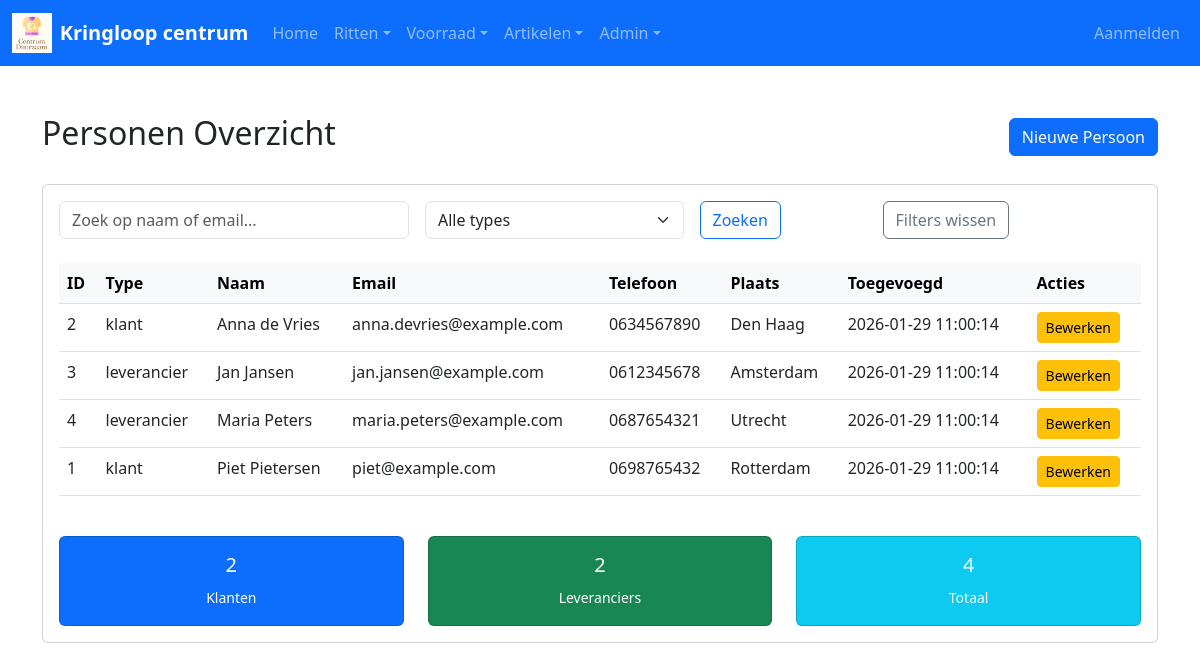
/admin/list_personen.php, run on the app's committed database.
### tables this page shows
CREATE TABLE `personen` (
  `id` int NOT NULL,
  `type` enum('klant','leverancier') NOT NULL DEFAULT 'klant',
  `voornaam` varchar(100) NOT NULL,
  `achternaam` varchar(100) NOT NULL,
  `adres` varchar(255) NOT NULL,
  `plaats` varchar(100) NOT NULL,
  `postcode` varchar(10) NOT NULL,
  `email` varchar(255) NOT NULL,
  `telefoon` varchar(20) NOT NULL,
  `geboortedatum` date DEFAULT NULL,
  `datum_ingevoerd` datetime DEFAULT CURRENT_TIMESTAMP,
  `actief` tinyint(1) DEFAULT 1
);

### admin/list_personen.php (the view, shortened to what this page needs)
<?php
require_once '../includes/db.php';
$search = $_GET['search'] ?? '';
$sql = "SELECT * FROM personen WHERE actief = 1";
$params = [];
$sql .= " ORDER BY achternaam, voornaam";
$stmt = $pdo->prepare($sql);
$stmt->execute($params);
$personen = $stmt->fetchAll(PDO::FETCH_ASSOC);
include '../includes/header.php';
?>
<div class="container my-5">
    <div class="d-flex justify-content-between align-items-center mb-4">
        <h2>Personen Overzicht</h2>
        <a href="add_persoon.php" class="btn btn-primary">Nieuwe Persoon</a>
    </div>
    <div class="card">
        <div class="card-body">
            <form method="GET" class="row g-3 mb-4">
                <div class="col-md-4">
                    <input type="text" name="search" value="<?php echo htmlspecialchars($search); ?>" class="form-control" placeholder="Zoek op naam of email...">
                </div>
                <div class="col-md-3">
                    <select name="type" class="form-select">
                        <option value="">Alle types</option>
                    </select>
                </div>
                <div class="col-md-2">
                    <button type="submit" class="btn btn-outline-primary">Zoeken</button>
                </div>
                <div class="col-md-3">
                    <a href="list_personen.php" class="btn btn-outline-secondary">Filters wissen</a>
                </div>
            </form>
            <div class="table-responsive">
                <table class="table table-hover">
                    <thead class="table-light">
                        <tr>
                            <th>ID</th>
                            <th>Type</th>
                            <th>Naam</th>
                            <th>Email</th>
                            <th>Telefoon</th>
                            <th>Plaats</th>
                            <th>Toegevoegd</th>
                            <th>Acties</th>
                        </tr>
                    </thead>
                    <tbody>
                        <?php if (empty($personen)): ?>
                            <tr>
                                <td colspan="8" class="text-center text-muted">Geen personen gevonden</td>
                            </tr>
                        <?php else: ?>
                            <?php foreach ($personen as $persoon): ?>
                                <tr>
                                    <td><?php echo $persoon['id']; ?></td>
                                    <td><?php echo $persoon['type']; ?></td>
                                    <td><?php echo $persoon['voornaam'] . ' ' . $persoon['achternaam']; ?></td>
                                    <td><?php echo $persoon['email']; ?></td>
                                    <td><?php echo $persoon['telefoon']; ?></td>
                                    <td><?php echo $persoon['plaats']; ?></td>
                                    <td><?php echo $persoon['datum_ingevoerd']; ?></td>
                                    <td>
                                        <a href="edit_persoon.php?id=<?php echo $persoon['id']; ?>" class="btn btn-sm btn-warning">Bewerken</a>
                                    </td>
                                </tr>
                            <?php endforeach; ?>
                        <?php endif; ?>
                    </tbody>
                </table>
            </div>
            <div class="row mt-4">
                <div class="col-md-4">
                    <div class="card bg-primary text-white">
                        <div class="card-body text-center">
                            <h5><?php echo count(array_filter($personen, fn($p) => $p['type'] === 'klant')); ?></h5>
                            <small>Klanten</small>
                        </div>
                    </div>
                </div>
                <div class="col-md-4">
                    <div class="card bg-success text-white">
                        <div class="card-body text-center">
                            <h5><?php echo count(array_filter($personen, fn($p) => $p['type'] === 'leverancier')); ?></h5>
                            <small>Leveranciers</small>
                        </div>
                    </div>
                </div>
                <div class="col-md-4">
                    <div class="card bg-info text-white">
                        <div class="card-body text-center">
                            <h5><?php echo count($personen); ?></h5>
                            <small>Totaal</small>
                        </div>
                    </div>
                </div>
            </div>
        </div>
    </div>
</div>
<?php
include '../includes/footer.php';
?>

### assets/css/style.css (style rules this page uses)
:root { --primary-blue: #3366CC; --hover-blue: #2952A3; }

### data on the page
personen: id "2", type "klant", voornaam "Anna", achternaam "de Vries", email "anna.devries@example.com", telefoon "0634567890", plaats "Den Haag", datum_ingevoerd "2026-01-29 11:00:14"
personen: id "3", type "leverancier", voornaam "Jan", achternaam "Jansen", email "jan.jansen@example.com", telefoon "0612345678", plaats "Amsterdam", datum_ingevoerd "2026-01-29 11:00:14"
personen: id "4", type "leverancier", voornaam "Maria", achternaam "Peters", email "maria.peters@example.com", telefoon "0687654321", plaats "Utrecht", datum_ingevoerd "2026-01-29 11:00:14"
personen: id "1", type "klant", voornaam "Piet", achternaam "Pietersen", email "piet@example.com", telefoon "0698765432", plaats "Rotterdam", datum_ingevoerd "2026-01-29 11:00:14"

### other printed values
count(array_filter($personen, fn($p) => $p['type'] === 'klant')) "2"
count(array_filter($personen, fn($p) => $p['type'] === 'leverancier')) "2"
count($personen) "4"
